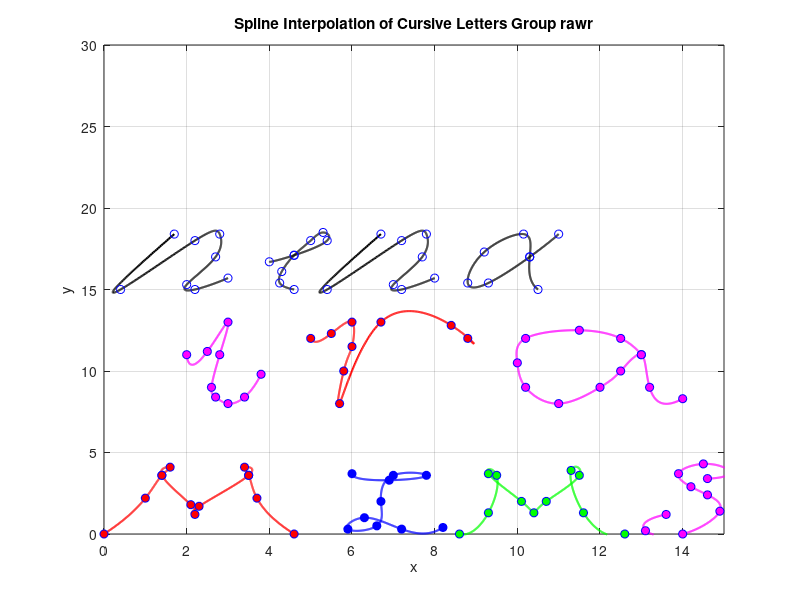

The MATLAB source for this figure: (Note: this script raises an error after producing the figure.)

%% MIMS
% data coordinates for letter 'M'
x_m_1 = [0 1.0 1.4 1.6 1.4 2.1 2.2 2.3 3.5 3.4 3.5 3.7 4.6];
y_m_1 = [0 2.2 3.6 4.1 3.6 1.8 1.2 1.7 3.6 4.1 3.6 2.2 0.0];

% % data coordinates for letter 'I'
x_i_3 = [6.0 6.9 7.8 7.0 6.7 6.6 5.9 6.3 7.2 8.2];
y_i_3 = [3.7 3.3 3.6 3.6 2.0 0.5 0.3 1.0 0.3 0.4];

% data coordinates for letter 'M'
x_m_2 = [8.6 9.3 9.5 9.3 10.1 10.4 10.7 11.5 11.3 11.6 12.6];
y_m_2 = [0.0 1.3 3.6 3.7 2.0 1.3 2.0 3.6 3.9 1.3 0];

% data coordinates for letter 'S'
x_s = [14.6 15.1 14.5 13.9 14.2 14.6 14.9 14.0 13.1 13.6];
y_s = [3.4 3.9 4.3 3.7 2.9 2.4 1.4 0.0 0.2 1.2];

n_m_1 = length(x_m_1);
n_i_3 = length(x_i_3);
n_m_2 = length(x_m_2);
n_s = length(x_s);

t_m_1 = 0:n_m_1-1; % Parametric coordinate t for 'M'
t_i_3 = 0:n_i_3-1; % Parametric coordinate t for 'I'
t_m_2 = 0:n_m_2-1; % Parametric coordinate t for 'M'
t_s = 0:n_s-1; % Parametric coordinate t for 'S'

tt_m_1 = 0:0.01:n_m_1-1; % More dense coordinate tt for spline interpolation of 'M'
tt_i_3 = 0:0.01:n_i_3-1; % More dense coordinate tt for spline interpolation of 'I'
tt_m_2 = 0:0.01:n_m_2-1; % More dense coordinate tt for spline interpolation of 'M'
tt_s = 0:0.01:n_s-1; % More dense coordinate tt for spline interpolation of 'S'

% Compute spline interpolation for 'M'
xx_m_1 = spline(t_m_1, x_m_1, tt_m_1);
yy_m_1 = spline(t_m_1, y_m_1, tt_m_1);

% Compute spline interpolation for 'I'
xx_i_3 = spline(t_i_3, x_i_3, tt_i_3);
yy_i_3 = spline(t_i_3, y_i_3, tt_i_3);

% Compute spline interpolation for 'M'
xx_m_2 = spline(t_m_2, x_m_2, tt_m_2);
yy_m_2 = spline(t_m_2, y_m_2, tt_m_2);

% Compute spline interpolation for 'S'
xx_s = spline(t_s, x_s, tt_s);
yy_s = spline(t_s, y_s, tt_s);

% Plot settings
figure(1)
plot(xx_m_1, yy_m_1, 'red', 'LineWidth', 1.5) % plot spline for 'M'
hold on
plot(x_m_1, y_m_1, 'bo', 'MarkerFaceColor', 'red') % plot data points for 'M' 

plot(xx_i_3, yy_i_3, 'b', 'LineWidth', 1.5) % plot spline for 'i'
plot(x_i_3, y_i_3, 'bo', 'MarkerFaceColor', 'blue') % plot data points for 'i'

plot(xx_m_2, yy_m_2, 'green', 'LineWidth', 1.5) % plot spline for 'M'
plot(x_m_2, y_m_2, 'bo', 'MarkerFaceColor', 'green') % plot data points for 'M'

plot(xx_s, yy_s, 'magenta', 'LineWidth', 1.5) % plot spline for 'S'
plot(x_s, y_s, 'bo', 'MarkerFaceColor', 'magenta') % plot data points for 'S'


%% IRA
% data coordinates for letter 'I'
x_i_4 = [2 2.5 3.0 2.8 2.6 2.7 3.0 3.4 3.8];
y_i_4 = [11 11.2 13.0 11 9 8.4 8 8.4 9.8];

% % data coordinates for letter 'R'
x_r = [5 5.5 6 6 5.8 5.7 6.7 8.4 8.8];
y_r = [12 12.3 13 11.5 10 8 13 12.8 12];


% data coordinates for letter 'A'
x_a_3 = [13 12.5 11.5 10.2 10 10.2 11 12 12.5 13 13.2 14];
y_a_3 = [11 12 12.5 12 10.5 9 8 9 10 11 9 8.3];


n_i_4 = length(x_i_4);
n_r = length(x_r);
n_a_3 = length(x_a_3);

t_i_4 = 0:n_i_4-1;
t_r = 0:n_r-1;
t_a_3 = 0:n_a_3-1; 

tt_i_4 = 0:0.01:n_i_4-1; 
tt_r = 0:0.01:n_r-1; 
tt_a_3 = 0:0.01:n_a_3-1;

% Compute spline interpolation for 'I'
xx_i_4 = spline(t_i_4, x_i_4, tt_i_4);
yy_i_4 = spline(t_i_4, y_i_4, tt_i_4);

% Compute spline interpolation for 'R'
xx_r = spline(t_r, x_r, tt_r);
yy_r = spline(t_r, y_r, tt_r);

% Compute spline interpolation for 'A'
xx_a_3 = spline(t_a_3, x_a_3, tt_a_3);
yy_a_3 = spline(t_a_3, y_a_3, tt_a_3);


% Plot settings
figure(1)
plot(xx_i_4, yy_i_4, 'magenta', 'LineWidth', 1.5) 
hold on
plot(x_i_4, y_i_4, 'bo', 'MarkerFaceColor', 'magenta') 

plot(xx_r, yy_r, 'red', 'LineWidth', 1.5) 
plot(x_r, y_r, 'bo', 'MarkerFaceColor', 'red') 

plot(xx_a_3, yy_a_3, 'magenta', 'LineWidth', 1.5) 
plot(x_a_3, y_a_3, 'bo', 'MarkerFaceColor', 'magenta') 

%% ---------------------------------------- nina ----------------------------------------
% n_2
x_n_2 = [1.7 0.4 2.2 2.8 2.7 2 2.2 3];
y_n_2 = [18.4 15 18 18.4 17 15.3 15 15.7];

% i_2
x_i_2 = [4 4.6 5.4 5.3 5 4.6 4.3 4.25 4.6];
y_i_2 = [16.7 17.1 18 18.5 18 17.1 16.1 15.4 15];

% n_3
x_n_3 = [6.7 5.4 7.2 7.8 7.7 7 7.2 8];
y_n_3 = [18.4 15 18 18.4 17 15.3 15 15.7];

% a
x_a_2 = [11 10.3 9.3 8.8 9.2 10.15 10.3 10.5];
y_a_2 = [18.4 17 15.4 15.4 17.3 18.4 17 15];

n_n_2 = length(x_n_2); 
n_i_2 = length(x_i_2); 
n_n_3 = length(x_n_3); 
n_a_2 = length(x_a_2);

t_n_2 = 0:n_n_2-1; 
t_i_2 = 0:n_i_2-1; 
t_n_3 = 0:n_n_3-1; 
t_a_2 = 0:n_a_2-1;

tt_n_2 = 0:0.01:n_n_2-1; 
tt_i_2 = 0:0.01:n_i_2-1; 
tt_n_3 = 0:0.01:n_n_3-1; 
tt_a_2 = 0:0.01:n_a_2-1;

xx_n_2 = spline(t_n_2, x_n_2, tt_n_2);
xx_i_2 = spline(t_i_2, x_i_2, tt_i_2);
xx_n_3 = spline(t_n_3, x_n_3, tt_n_3);
xx_a_2 = spline(t_a_2, x_a_2, tt_a_2);

yy_n_2 = spline(t_n_2, y_n_2, tt_n_2);
yy_i_2 = spline(t_i_2, y_i_2, tt_i_2);
yy_n_3 = spline(t_n_3, y_n_3, tt_n_3);
yy_a_2 = spline(t_a_2, y_a_2, tt_a_2);

figure(1)
plot(xx_n_2, yy_n_2, 'k', 'LineWidth', 1.5)
hold on
plot(x_n_2, y_n_2, 'bo')

plot(xx_i_2, yy_i_2, 'k', 'LineWidth', 1.5)
plot(x_i_2, y_i_2, 'bo')

plot(xx_n_3, yy_n_3, 'k', 'LineWidth', 1.5)
plot(x_n_3, y_n_3, 'bo')

plot(xx_a_2, yy_a_2, 'k', 'LineWidth', 1.5)
plot(x_a_2, y_a_2, 'bo')

%% --------------------------------------------------------------------------------------

axis([0 15 0 30])
grid on
title('Spline Interpolation of Cursive Letters Group rawr')
xlabel('x')
ylabel('y')
set(gcs, 'FontSize', 10, 'LineWidth', 1)
grid on
legend('Spline M', 'Data points M','Spline i', 'Data Points i','Spline M', 'Data points M', 'Spline S', 'Data Points S');
legend('Spline I', 'Data points I','Spline R', 'Data Points R','Spline A', 'Data points A');
